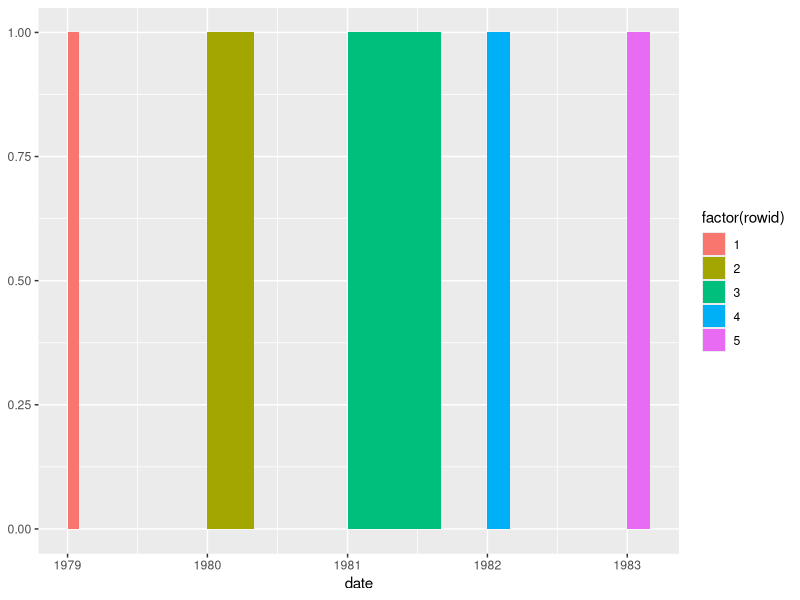
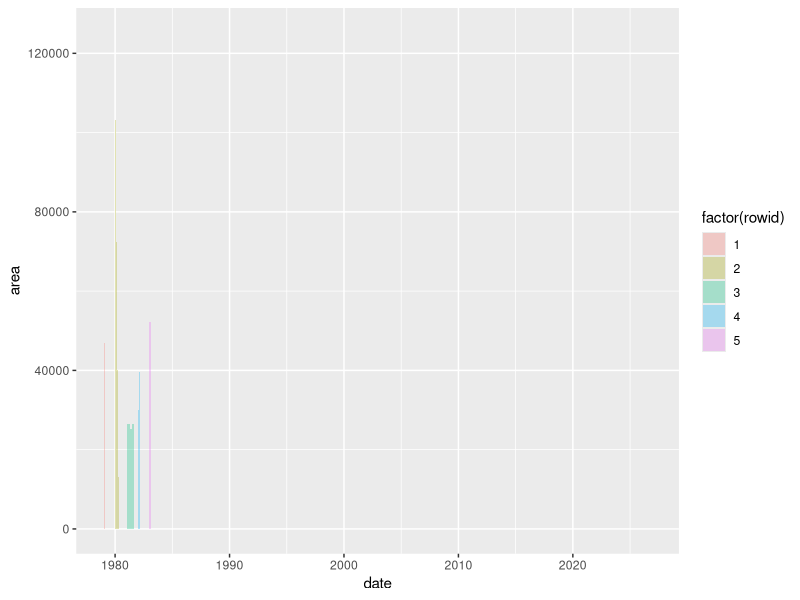

Write the R code that produced these figures, in order.
library(tidyverse)
A <- structure(list(start..yyyy.mm. = c(197901L, 197901L, 197901L,197901L, 197901L), X.yyyy.mm. = c(197901L, 197904L, 197908L,197902L, 197902L), duration = c(1L, 4L, 8L, 2L, 2L), area..km.2. = structure(c(1L,2L, 4L, 3L, 5L), .Label = c("46952.85", "c(125267.7, 72379.43, 72468.91, 13200.26)","c(19814.74, 39570.96)", "c(26513.05, 26513.05, 26513.05, 26513.05, 26513.05, 19898.57, 26513.05, 26513.05)","c(52291.77, 52291.77)"), class = "factor")), .Names = c("start..yyyy.mm.","X.yyyy.mm.", "duration", "area..km.2."), class = "data.frame", row.names = c(NA,-5L))

tbl <- A %>%
  mutate(start = seq.Date(as.Date("1979-01-01"), by = "year", length.out = 5)) %>%
  select(start, duration, area = area..km.2.) %>%
  rowid_to_column() %>%
  separate_rows(area) %>%
  filter(!area %in% c("c", ""))

indices <- seq(nrow(tbl)) %>%
  split(group_indices(tbl, rowid)) %>%
  map(~ c(.x, NA)) %>%
  unlist()

tbl <- tbl[indices, ] %>%
  fill(rowid, start, duration, area) %>%
  group_by(rowid) %>%
  mutate(
    date = seq.Date(
      from = first(start),
      by = "month",
      length.out = first(duration) + 1
    ),
    area = as.numeric(area)
  ) %>%
  ungroup()

ggplot(tbl) +
  geom_ribbon(aes(x = date, fill = factor(rowid), ymax = 1, ymin = 0))

ggplot(tbl) +
  geom_area(
    mapping = aes(x = date, y = area, fill = factor(rowid)),
    alpha = 0.3,
    position = "identity"
    ) +
  scale_x_date(limits = c(as.Date("1979-01-01"), Sys.Date()))
